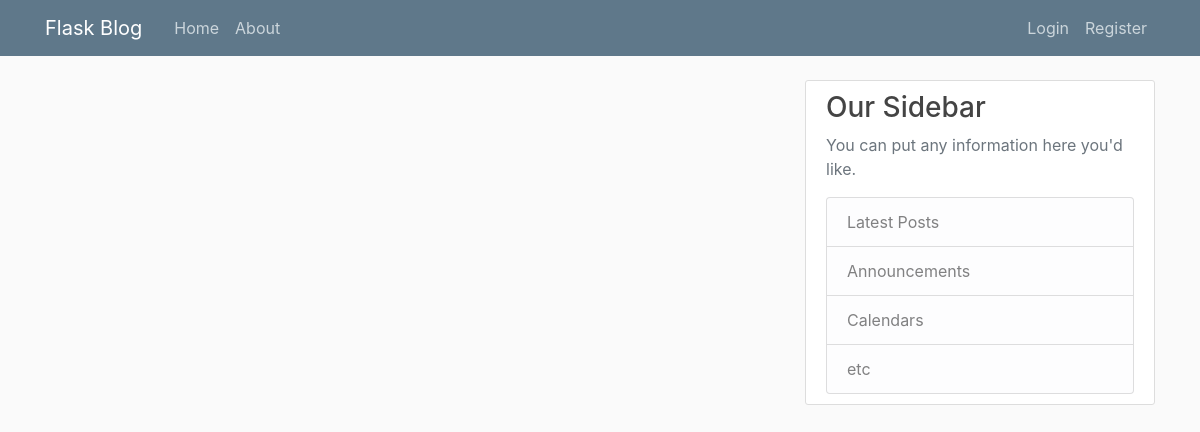
Page /home on the earlier database version.
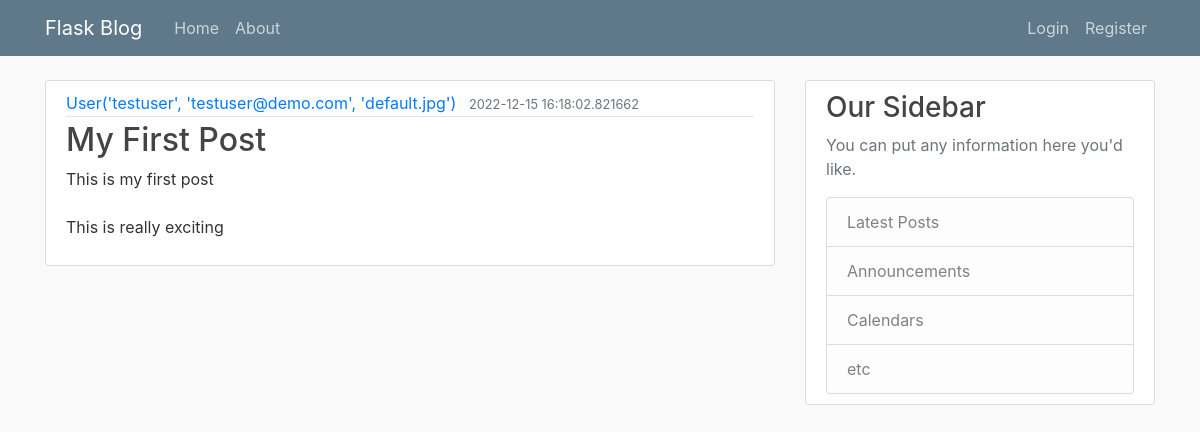
Same page on the later database version.
### flaskblog/models.py (models this page shows, shortened)
class Post(db.Model):
    id = db.Column(db.Integer, primary_key=True)
    title = db.Column(db.String(100), nullable=False)
    date_posted = db.Column(db.DateTime, nullable=False, default=datetime.utcnow)
    content = db.Column(db.Text, nullable=False)
    user_id = db.Column(db.Integer, db.ForeignKey('user.id'), nullable=False)

class User(db.Model, UserMixin):
    id = db.Column(db.Integer, primary_key=True)
    username = db.Column(db.String(20), unique=True, nullable=False)
    email = db.Column(db.String(120), unique=True, nullable=False)
    image_file = db.Column(db.String(20), nullable=False, default='default.jpg')
    password = db.Column(db.String(60), nullable=False)
    posts = db.relationship('Post', backref='author', lazy=True)
    def __repr__(self):
        return f"User('{self.username}', '{self.email}', '{self.image_file}')"

### flaskblog/routes.py (the view)
@app.route("/")
@app.route("/home")
def home():
    posts = Post.query.all()
    return render_template('home.html', posts=posts)

### flaskblog/templates/home.html
{% extends "layout.html" %}
{% block content %}
    {% for post in posts %}
        <article class="media content-section">
          <div class="media-body">
            <div class="article-metadata">
              <a class="mr-2" href="#">{{ post.author }}</a>
              <small class="text-muted">{{ post.date_posted }}</small>
            </div>
            <h2><a class="article-title" href="#">{{ post.title }}</a></h2>
            <p class="article-content">{{ post.content }}</p>
          </div>
        </article>
    {% endfor %}
{% endblock content %}

### flaskblog/templates/layout.html (shortened to what this page needs)
<!DOCTYPE html>
<html lang="en">
<head>
    <link rel="stylesheet" href="https://cdn.jsdelivr.net/npm/bootstrap@4.1.3/dist/css/bootstrap.min.css">
    <link rel="stylesheet" type="text/css" href="{{ url_for('static', filename='main.css') }}">
</head>
<body>
    <header class="site-header">
        <nav class="navbar navbar-expand-md navbar-dark bg-steel fixed-top">
            <div class="container">
                <a class="navbar-brand mr-4" href="/">Flask Blog</a>
                <div class="collapse navbar-collapse" id="navbarToggle">
                    <div class="navbar-nav mr-auto">
                        <a class="nav-item nav-link" href="{{ url_for('home') }}">Home</a>
                        <a class="nav-item nav-link" href="{{ url_for('about') }}">About</a>
                    </div>
                    <div class="navbar-nav">
                        {% if current_user.is_authenticated %}
                            <a class="nav-item nav-link" href="{{ url_for('new_post') }}">New Post</a>
                            <a class="nav-item nav-link" href="{{ url_for('account') }}">Account</a>
                            <a class="nav-item nav-link" href="{{ url_for('logout') }}">Logout</a>
                        {% else %}
                            <a class="nav-item nav-link" href="{{ url_for('login') }}">Login</a>
                            <a class="nav-item nav-link" href="{{ url_for('register') }}">Register</a>
                        {% endif %}
                    </div>
                </div>
            </div>
        </nav>
    </header>
    <main role="main" class="container">
        <div class="row">
            <div class="col-md-8">
                {% block content %}{% endblock %}
            </div>
            <div class="col-md-4">
                <div class="content-section">
                    <h3>Our Sidebar</h3>
                    <p class='text-muted'>You can put any information here you'd like.
                        <ul class="list-group">
                            <li class="list-group-item list-group-item-light">Latest Posts</li>
                            <li class="list-group-item list-group-item-light">Announcements</li>
                            <li class="list-group-item list-group-item-light">Calendars</li>
                            <li class="list-group-item list-group-item-light">etc</li>
                        </ul>
                </div>
            </div>
      </div>
    </main>
</body>
</html>

### flaskblog/static/main.css (style rules this page uses)
body { background: #fafafa; color: #333333; margin-top: 5rem; }
h1, h2, h3, h4, h5, h6 { color: #444444; }
.bg-steel { background-color: #5f788a; }
.site-header .navbar-nav .nav-link { color: #cbd5db; }
.content-section { background: #ffffff; padding: 10px 20px; border: 1px solid #dddddd; border-radius: 3px; margin-bottom: 20px; }
.article-title { color: #444444; }
.article-content { white-space: pre-line; }
.article-metadata { padding-bottom: 1px; margin-bottom: 4px; border-bottom: 1px solid #e3e3e3 }

Differences in the rows shown:
added Post: author "User('testuser', 'testuser@demo.com', 'default.jpg')", date_posted "2022-12-15 16:18:02.821662", title "My First Post", content "This is my first post This is really exciting"
